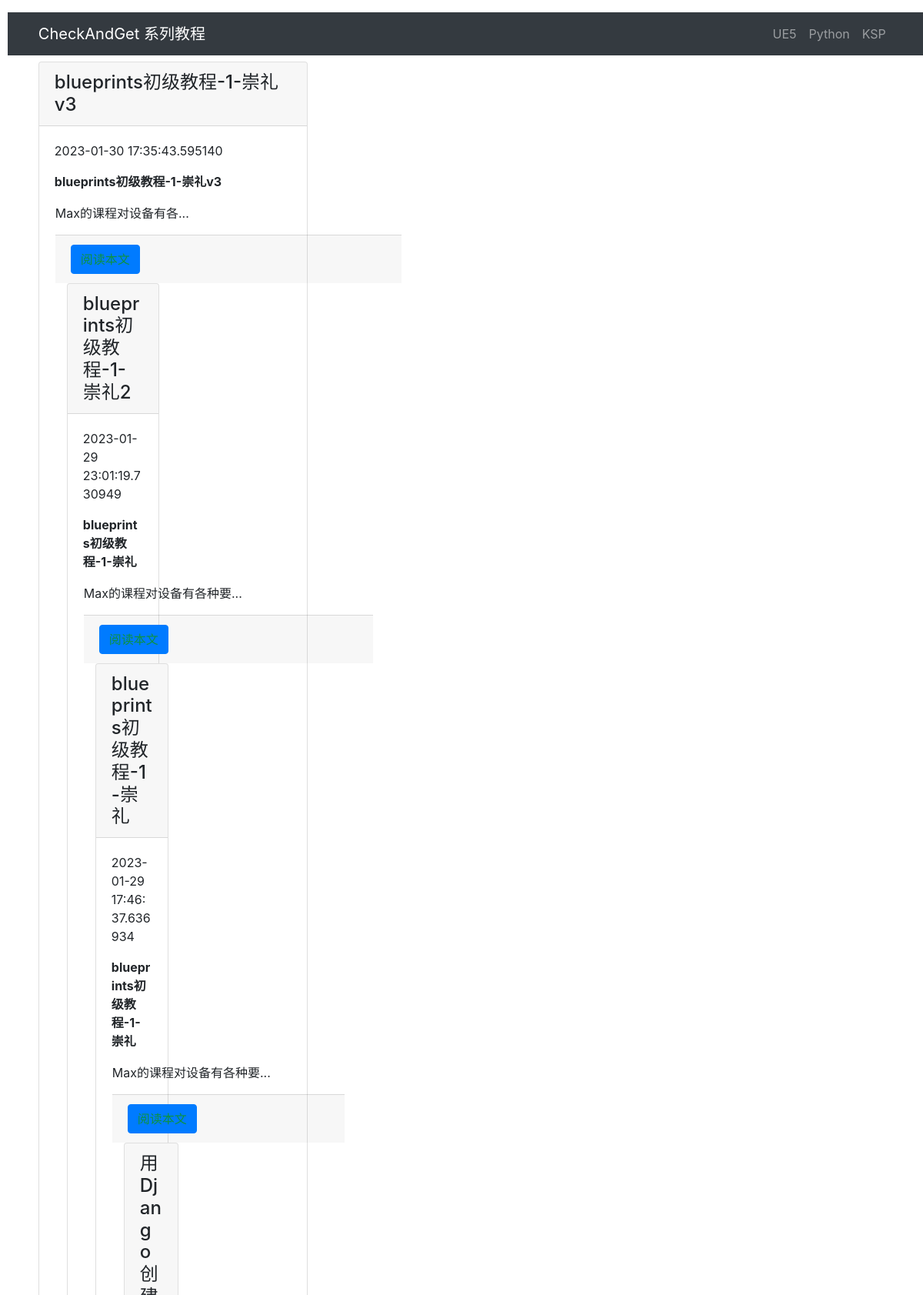
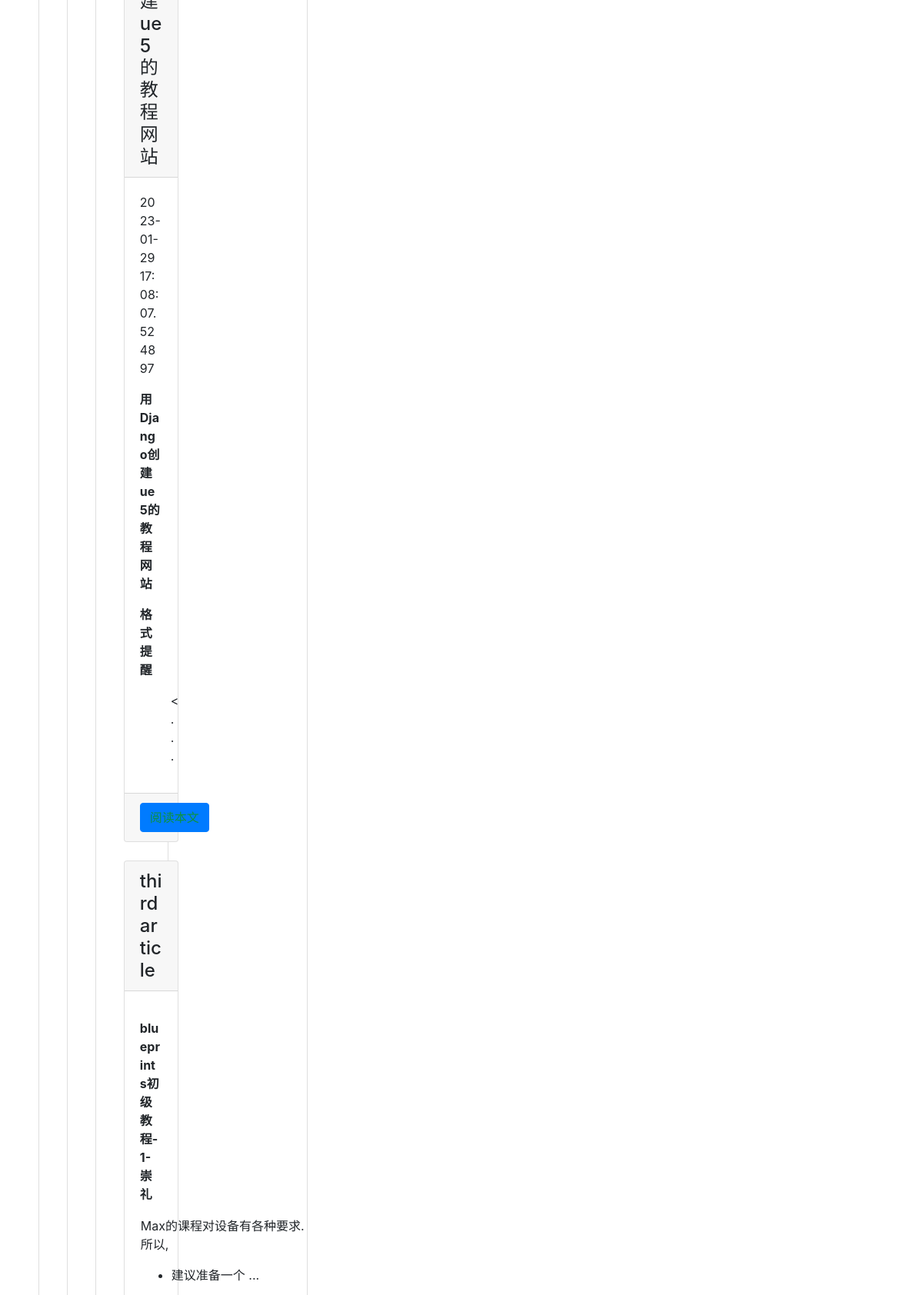
Page /article/article-list/ (upper part) on the committed database (2 pictures, top to bottom).
### article/models.py (models this page shows, shortened)
class ArticlePost(models.Model):
    author = models.ForeignKey(User, null=True, on_delete=models.CASCADE)
    title = models.CharField(max_length=100, unique=True)
    depart = models.CharField(max_length=100)  # department: ue, python, 或者 ksp
    subject = models.CharField(max_length=100)  # 属于哪个话题, 001, 002...999
    chapter = models.CharField(max_length=100)  # 属于哪个章节, 001, 002...999
    img_path = models.CharField(max_length=100, null=True)  # 图片保存在 base_dir/article/static/ue/999/imgs 下
    body = models.TextField()
    created = models.DateTimeField(default=timezone.now)
    updated = models.DateTimeField(auto_now=True)
    class Meta:
        ordering = ('-created', )

### article/views.py (the view)
# urls.py: path('article-list/', views.article_list, name='article_list'),
def article_list(request):
    articles = ArticlePost.objects.all()
    context = {'articles': articles}
    return render(request, 'article/list.html', context)

### templates/article/list.html (shortened to what this page needs)
{% extends "base.html" %}
{% load static %}
{% block content %}
<div class="container">
    <div class="row mt-2">
        {% for article in articles %}
        <div class="col-4 mb-4">
            <div class="card h-100">
                <h4 class="card-header">{{ article.title }}</h4>
                <div class="card-body">
                    <p class="card-text">{{ article.body|slice:'100'|safe }}...</p>
                </div>
                <div class="card-footer">
                    <a href="{% url 'article:article_detail' article.id %}" class="btn btn-primary">阅读本文</a>
                </div>
            </div>
        </div>
        {% endfor %}
    </div>
</div>
{% endblock content %}

### static/blog/blog.css (style rules this page uses)
html { font-size:100%; }
body { max-width:100%; padding-left:0.6rem; padding-top:1rem; }
p { display: block; }
a { text-decoration:none; }
a:link { color:rgb(13,146,63); }

### rows in the picture
ArticlePost: title "blueprints初级教程-1-崇礼v3", body "2023-01-30 17:35:43.595140 blueprints初级教程-1-崇礼v3 Max的课程对设备有各"
ArticlePost: title "blueprints初级教程-1-崇礼2", body "2023-01-29 23:01:19.730949 blueprints初级教程-1-崇礼 Max的课程对设备有各种要"
ArticlePost: title "blueprints初级教程-1-崇礼", body "2023-01-29 17:46:37.636934 blueprints初级教程-1-崇礼 Max的课程对设备有各种要"
ArticlePost: title "用Django创建ue5的教程网站", body "2023-01-29 17:08:07.524897 用Django创建ue5的教程网站 格式提醒 <"
ArticlePost: title "third article", body "blueprints初级教程-1-崇礼 Max的课程对设备有各种要求. 所以, 建议准备一个"
